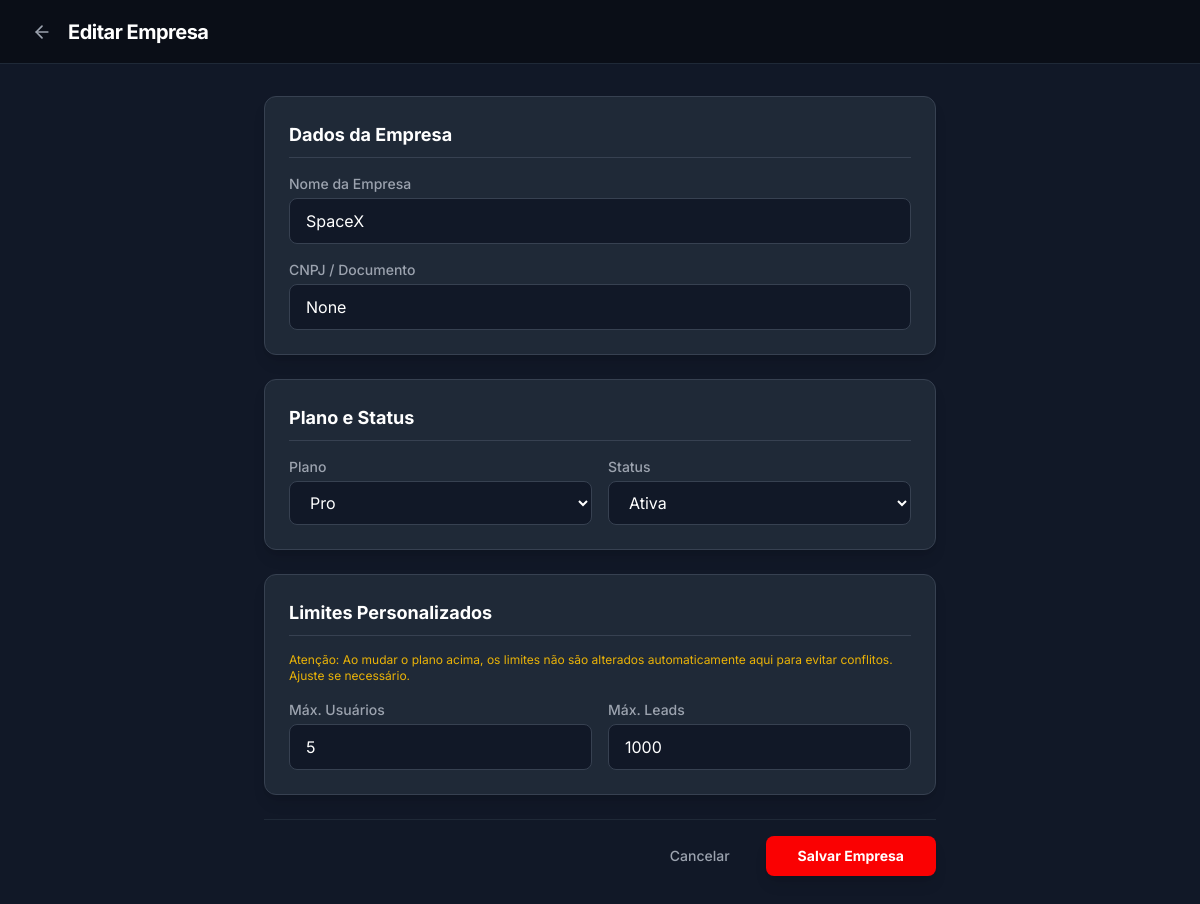
The page /master/company/2/edit (signed in) on the database its author committed.
### models.py (models this page shows, shortened)
class Company(db.Model):
    id = db.Column(db.Integer, primary_key=True)
    name = db.Column(db.String(100), nullable=False)
    created_at = db.Column(db.DateTime, default=datetime.utcnow)
    users = db.relationship('User', backref='company', lazy=True)
    leads = db.relationship('Lead', backref='company', lazy=True)
    pipelines = db.relationship('Pipeline', backref='company', lazy=True)
    document = db.Column(db.String(20), nullable=True) # CNPJ
    address_street = db.Column(db.String(150), nullable=True)
    address_number = db.Column(db.String(20), nullable=True)
    address_neighborhood = db.Column(db.String(100), nullable=True)
    address_city = db.Column(db.String(100), nullable=True)
    address_state = db.Column(db.String(2), nullable=True)
    address_zip = db.Column(db.String(10), nullable=True)
    representative = db.Column(db.String(100), nullable=True)
    representative_cpf = db.Column(db.String(20), nullable=True)
    logo_filename = db.Column(db.String(150), nullable=True)
    primary_color = db.Column(db.String(7), default='#fa0102') # Default Northway Red
    secondary_color = db.Column(db.String(7), default='#111827') # Default Dark Gray
    status = db.Column(db.String(20), default='active') # active, suspended, cancelled
    plan = db.Column(db.String(50), default='pro') # free, starter, pro, enterprise
    max_users = db.Column(db.Integer, default=5)
    max_leads = db.Column(db.Integer, default=1000)
    max_storage_gb = db.Column(db.Float, default=1.0)
    updated_at = db.Column(db.DateTime, default=datetime.utcnow, onupdate=datetime.utcnow)

### master.py (the view, shortened to what this page needs)
@master.route('/master/company/<int:company_id>/edit', methods=['GET', 'POST'])
@login_required
def company_edit(company_id):
    company = Company.query.get_or_404(company_id)
    return render_template('master_company_form.html', company=company)

### master.py (called while the page is built)
@master.before_request
@login_required
def check_master_access():
    if request.endpoint in ['master.revert_access', 'master.super_helper', 'master.run_library_migration', 'master.revoke_self', 'master.system_reset', 'master.migrate_saas', 'master.refresh_roles']:
        return
    if not getattr(current_user, 'is_super_admin', False):
        abort(403)

### templates/master_company_form.html (shortened to what this page needs)
{% extends "base.html" %}
{% block content %}
<div class="h-screen flex flex-col bg-gray-900 text-white">
    <div class="h-16 border-b border-gray-800 flex items-center gap-4 px-8 bg-black/40">
        <a href="{{ url_for('master.companies') }}" class="text-gray-400 hover:text-white transition-colors">
            <i data-lucide="arrow-left" class="w-5 h-5"></i>
        </a>
        <h1 class="text-xl font-bold tracking-tight">
            {{ 'Editar Empresa' if company else 'Nova Empresa' }}
        </h1>
    </div>
    <div class="flex-1 overflow-y-auto p-8">
        <div class="max-w-2xl mx-auto">
            <form method="POST" class="space-y-6">
                <div class="bg-gray-800 p-6 rounded-xl border border-gray-700 shadow-lg space-y-4">
                    <h2 class="text-lg font-bold text-white border-b border-gray-700 pb-2">Dados da Empresa</h2>
                    <div>
                        <label class="block text-sm font-medium text-gray-400 mb-1">Nome da Empresa</label>
                        <input type="text" name="name" value="{{ company.name if company else '' }}" required
                            class="w-full bg-gray-900 border border-gray-700 rounded-lg px-4 py-2.5 text-white focus:ring-2 focus:ring-northway-red focus:border-transparent outline-none">
                    </div>
                    <div>
                        <label class="block text-sm font-medium text-gray-400 mb-1">CNPJ / Documento</label>
                        <input type="text" name="document" value="{{ company.document if company else '' }}"
                            class="w-full bg-gray-900 border border-gray-700 rounded-lg px-4 py-2.5 text-white focus:ring-2 focus:ring-northway-red focus:border-transparent outline-none">
                    </div>
                </div>
                <div class="bg-gray-800 p-6 rounded-xl border border-gray-700 shadow-lg space-y-4">
                    <h2 class="text-lg font-bold text-white border-b border-gray-700 pb-2">Plano e Status</h2>
                    <div class="grid grid-cols-2 gap-4">
                        <div>
                            <label class="block text-sm font-medium text-gray-400 mb-1">Plano</label>
                            <select name="plan"
                                class="w-full bg-gray-900 border border-gray-700 rounded-lg px-4 py-2.5 text-white outline-none">
                                <option value="pro" {% if company and company.plan=='pro' %}selected{% endif %}>Pro
                                </option>
                            </select>
                        </div>
                        <div>
                            <label class="block text-sm font-medium text-gray-400 mb-1">Status</label>
                            <select name="status"
                                class="w-full bg-gray-900 border border-gray-700 rounded-lg px-4 py-2.5 text-white outline-none">
                                <option value="active" {% if company and company.status=='active' %}selected{% endif %}>
                                    Ativa</option>
                            </select>
                        </div>
                    </div>
                </div>
                {% if company %}
                <div class="bg-gray-800 p-6 rounded-xl border border-gray-700 shadow-lg space-y-4">
                    <h2 class="text-lg font-bold text-white border-b border-gray-700 pb-2">Limites Personalizados</h2>
                    <p class="text-xs text-yellow-500 mb-2">Atenção: Ao mudar o plano acima, os limites não são
                        alterados automaticamente aqui para evitar conflitos. Ajuste se necessário.</p>
                    <div class="grid grid-cols-2 gap-4">
                        <div>
                            <label class="block text-sm font-medium text-gray-400 mb-1">Máx. Usuários</label>
                            <input type="number" name="max_users" value="{{ company.max_users }}" required
                                class="w-full bg-gray-900 border border-gray-700 rounded-lg px-4 py-2.5 text-white outline-none">
                        </div>
                        <div>
                            <label class="block text-sm font-medium text-gray-400 mb-1">Máx. Leads</label>
                            <input type="number" name="max_leads" value="{{ company.max_leads }}" required
                                class="w-full bg-gray-900 border border-gray-700 rounded-lg px-4 py-2.5 text-white outline-none">
                        </div>
                    </div>
                </div>
                {% endif %}
                <div class="flex items-center justify-end gap-3 pt-4 border-t border-gray-800">
                    <a href="{{ url_for('master.companies') }}"
                        class="px-6 py-2.5 text-gray-400 hover:text-white transition-colors text-sm font-medium">Cancelar</a>
                    <button type="submit"
                        class="bg-northway-red hover:bg-red-700 text-white px-8 py-2.5 rounded-lg font-bold text-sm transition-colors shadow-lg">
                        Salvar Empresa
                    </button>
                </div>
            </form>
        </div>
    </div>
</div>
{% endblock %}

### templates/base.html (style rules this page uses)
body { -webkit-font-smoothing: antialiased; -moz-osx-font-smoothing: grayscale; }

### rows shown on the page
Company: name "SpaceX", document "None", plan "Pro", status "Ativa", max_users "5", max_leads "1000"

### other values the page prints
{{ 'Editar Empresa' if company else 'Nova Empresa' }} "Editar Empresa"
